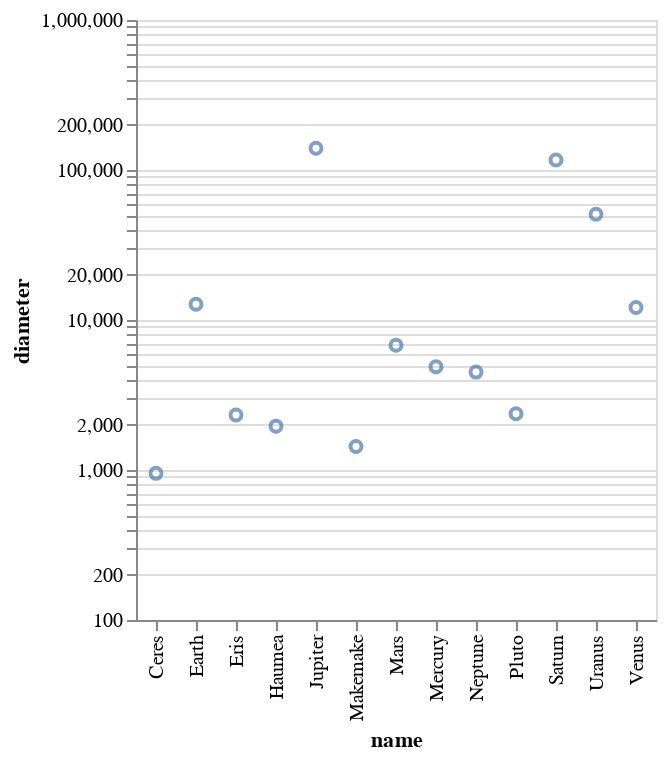

The cell this chart's notebook holds for it:
### Markdown cell above
Skála

### Code cell
alt.Chart(planets).mark_point().encode(
    alt.Y(
        'diameter', 
        scale=alt.Scale(type='log')
    ),
    x='name'
)

### Figure 1 — Vega-Lite specification as saved in the notebook (floating-point values rounded to 4 significant figures)
{"config": {"view": {"continuousWidth": 400, "continuousHeight": 300}}, "data": {"name": "data-32e6086e956f7bd038a2cd26349dfd84"}, "mark": "point", "encoding": {"x": {"type": "nominal", "field": "name"}, "y": {"type": "quantitative", "field": "diameter", "scale": {"type": "log"}}}, "$schema": "https://vega.github.io/schema/vega-lite/v4.8.1.json", "datasets": {"data-32e6086e956f7bd038a2cd26349dfd84": [{"name": "Mercury", "diameter": 4879, "distance": 57.91, "moons": 0}, {"name": "Venus", "diameter": 12104, "distance": 108.2, "moons": 0}, {"name": "Earth", "diameter": 12742, "distance": 149.6, "moons": 1}, {"name": "Mars", "diameter": 6779, "distance": 227.9, "moons": 2}, {"name": "Ceres", "diameter": 950, "distance": 414.3, "moons": 0}, {"name": "Jupiter", "diameter": 139822, "distance": 778.5, "moons": 79}, {"name": "Saturn", "diameter": 116464, "distance": 1434.0, "moons": 82}, {"name": "Uranus", "diameter": 50724, "distance": 2871.0, "moons": 27}, {"name": "Neptune", "diameter": 4495, "distance": 49240.0, "moons": 14}, {"name": "Pluto", "diameter": 2374, "distance": 5906.0, "moons": 5}, {"name": "Haumea", "diameter": 1960, "distance": 6460.0, "moons": 2}, {"name": "Makemake", "diameter": 1434, "distance": 6796.0, "moons": 1}, {"name": "Eris", "diameter": 2326, "distance": 10150.0, "moons": 1}]}}
